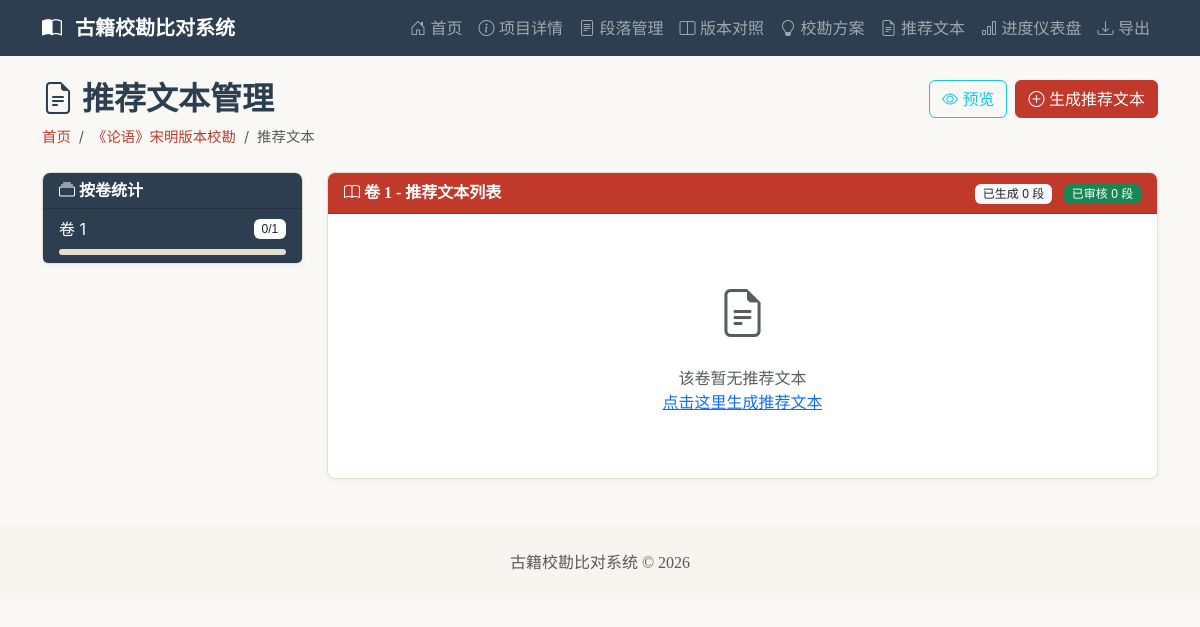
The app's page /projects/1/recommended?volume_no=1, older data.
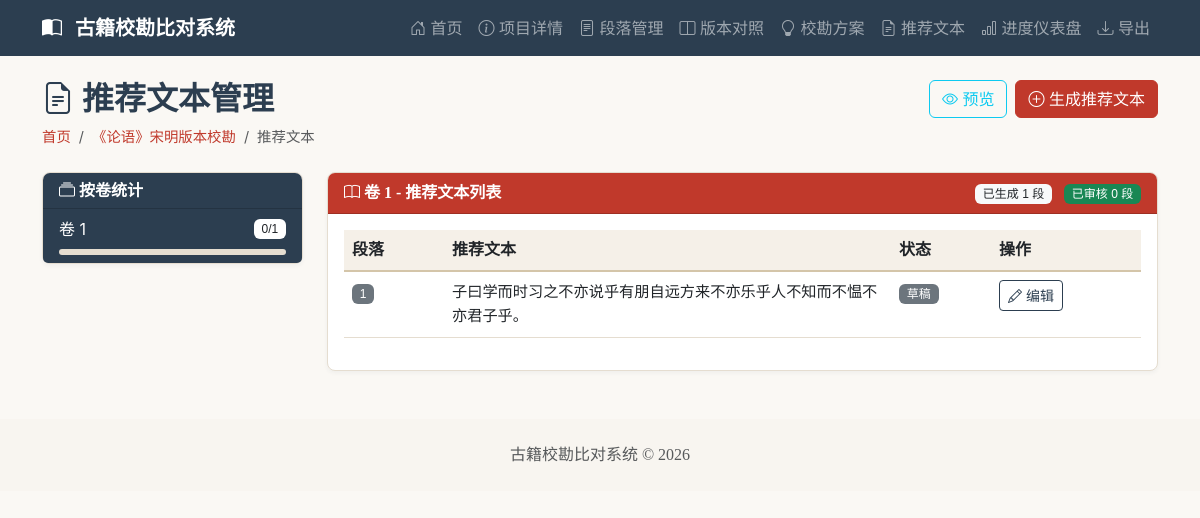
The same page, newer data.
### app/models.py (models this page shows)
class Project(Base):
    __tablename__ = "project"
    id = Column(Integer, primary_key=True, autoincrement=True)
    name = Column(String(255), nullable=False)
    description = Column(Text, nullable=True)
    book_title = Column(String(255), nullable=False)
    created_at = Column(DateTime, default=datetime.now)
    versions = relationship("Version", back_populates="project", cascade="all, delete-orphan")
    diffs = relationship("Diff", back_populates="project", cascade="all, delete-orphan")

class RecommendedText(Base):
    __tablename__ = "recommended_text"
    id = Column(Integer, primary_key=True, autoincrement=True)
    project_id = Column(Integer, ForeignKey("project.id", ondelete="CASCADE"), nullable=False)
    volume_no = Column(Integer, nullable=False)
    paragraph_no = Column(Integer, nullable=False)
    content = Column(Text, nullable=False)
    status = Column(String(20), default="draft")
    generated_by = Column(String(255), nullable=True)
    reviewed_by = Column(String(255), nullable=True)
    reviewed_at = Column(DateTime, nullable=True)
    base_version_id = Column(Integer, ForeignKey("version.id", ondelete="SET NULL"), nullable=True)
    created_at = Column(DateTime, default=datetime.now)
    updated_at = Column(DateTime, default=datetime.now, onupdate=datetime.now)
    __table_args__ = (UniqueConstraint("project_id", "volume_no", "paragraph_no", name="uq_project_volume_paragraph_recommended"),)
    project = relationship("Project")
    base_version = relationship("Version")
    evidences = relationship("RecommendedTextEvidence", back_populates="recommended_text", cascade="all, delete-orphan")

### app/routers/resolution.py (the view)
@router.get("/projects/{project_id}/recommended", response_class=HTMLResponse)
async def recommended_texts_page(
    request: Request,
    project_id: int,
    volume_no: Optional[int] = None,
    db: Session = Depends(get_db)
):
    project = crud.get_project(db, project_id)
    if not project:
        raise HTTPException(status_code=404, detail="项目不存在")
    versions = crud.get_versions_by_project(db, project_id)
    if not versions:
        raise HTTPException(status_code=400, detail="请先添加版本")
    base_version = versions[0]
    volumes = crud.get_volumes_by_version(db, base_version.id)
    volume_progress = crud.get_volume_progress(db, project_id)
    recommended_texts = []
    if volume_no is not None:
        recommended_texts = crud.get_recommended_texts_by_volume(db, project_id, volume_no)
    stats = crud.get_project_stats(db, project_id)
    return templates.TemplateResponse("recommended_texts.html", {
        "request": request,
        "project": project,
        "volumes": volumes,
        "selected_volume": volume_no,
        "volume_progress": volume_progress,
        "recommended_texts": recommended_texts,
        "base_version": base_version,
        "stats": stats
    })

### app/templates/recommended_texts.html (shortened to what this page needs)
{% extends "base.html" %}
{% block content %}
<div class="d-flex justify-content-between align-items-start mb-4">
    <div>
        <h2 style="color: #2c3e50;">
            <i class="bi bi-file-earmark-text"></i> 推荐文本管理
        </h2>
        <nav aria-label="breadcrumb">
            <ol class="breadcrumb mb-0">
                <li class="breadcrumb-item"><a href="/">首页</a></li>
                <li class="breadcrumb-item"><a href="/projects/{{ project.id }}">{{ project.name }}</a></li>
                <li class="breadcrumb-item active">推荐文本</li>
            </ol>
        </nav>
    </div>
    <div class="d-flex gap-2">
        <a href="/projects/{{ project.id }}/recommended/preview{% if selected_volume %}?volume_no={{ selected_volume }}{% endif %}"
           class="btn btn-outline-info">
            <i class="bi bi-eye"></i> 预览
        </a>
        <a href="/projects/{{ project.id }}/recommended/generate" class="btn btn-primary" style="background-color: #c0392b; border-color: #c0392b;">
            <i class="bi bi-plus-circle"></i> 生成推荐文本
        </a>
    </div>
</div>
<div class="row mb-4">
    <div class="col-md-3">
        <div class="card">
            <div class="card-header" style="background-color: #2c3e50; color: white;">
                <h6 class="mb-0"><i class="bi bi-collection"></i> 按卷统计</h6>
            </div>
            <div class="list-group list-group-flush">
                {% for vp in volume_progress %}
                <a href="/projects/{{ project.id }}/recommended?volume_no={{ vp.volume_no }}"
                   class="list-group-item list-group-item-action {% if selected_volume == vp.volume_no %}active{% endif %}"
                   style="{% if selected_volume == vp.volume_no %}background-color: #2c3e50; border-color: #2c3e50;{% endif %}">
                    <div class="d-flex justify-content-between align-items-center">
                        <span>卷 {{ vp.volume_no }}</span>
                        <span class="badge {% if selected_volume == vp.volume_no %}bg-white text-dark{% else %}bg-secondary{% endif %}">
                            {{ vp.reviewed_count }}/{{ vp.total_paragraphs }}
                        </span>
                    </div>
                    <div class="progress mt-2" style="height: 6px;">
                    </div>
                </a>
                {% endfor %}
            </div>
        </div>
    </div>
    <div class="col-md-9">
        <div class="card">
            <div class="card-header d-flex justify-content-between align-items-center" style="background-color: #c0392b; color: white;">
                <h6 class="mb-0">
                    {% if selected_volume %}
                    <i class="bi bi-book"></i> 卷 {{ selected_volume }} - 推荐文本列表
                    {% else %}
                    <i class="bi bi-info-circle"></i> 项目概览
                    {% endif %}
                </h6>
                <div>
                    <span class="badge bg-light text-dark">
                        已生成 {{ stats.recommended_paragraphs }} 段
                    </span>
                    <span class="badge bg-success ms-2">
                        已审核 {{ stats.reviewed_recommended }} 段
                    </span>
                </div>
            </div>
            <div class="card-body">
                {% if selected_volume %}
                    {% if recommended_texts %}
                    <div class="table-responsive">
                        <table class="table table-hover">
                            <thead>
                                <tr>
                                    <th width="100">段落</th>
                                    <th>推荐文本</th>
                                    <th width="100">状态</th>
                                    <th width="150">操作</th>
                                </tr>
                            </thead>
                            <tbody>
                                {% for rt in recommended_texts %}
                                <tr>
                                    <td><span class="badge bg-secondary">{{ rt.paragraph_no }}</span></td>
                                    <td>
                                        <div style="font-family: 'Noto Serif SC', serif; font-size: 0.95rem; line-height: 1.6; max-height: 3.2em; overflow: hidden; text-overflow: ellipsis; display: -webkit-box; -webkit-line-clamp: 2; -webkit-box-orient: vertical;">
                                            {{ rt.content }}
                                        </div>
                                    </td>
                                    <td>
                                        {% if rt.status == 'draft' %}
                                        <span class="badge bg-secondary">草稿</span>
                                        {% elif rt.status == 'reviewed' %}
                                        <span class="badge bg-success">已审核</span>
                                        {% else %}
                                        <span class="badge bg-info">{{ rt.status }}</span>
                                        {% endif %}
                                    </td>
                                    <td>
                                        <button class="btn btn-sm btn-outline-primary" type="button"
                                                data-bs-toggle="modal" data-bs-target="#editModal-{{ rt.id }}">
                                            <i class="bi bi-pencil"></i> 编辑
                                        </button>
                                    </td>
                                </tr>
                                {% endfor %}
                            </tbody>
                        </table>
                    </div>
                    {% else %}
                    <div class="text-center py-5 text-muted">
                        <i class="bi bi-file-earmark-text" style="font-size: 3rem;"></i>
                        <p class="mt-3 mb-0">该卷暂无推荐文本</p>
                        <p class="mb-0">
                            <a href="/projects/{{ project.id }}/recommended/generate?volume_no={{ selected_volume }}">
                                点击这里生成推荐文本
                            </a>
                        </p>
                    </div>
                    {% endif %}
                {% else %}
                <div class="text-center py-5 text-muted">
                    <i class="bi bi-arrow-left" style="font-size: 2rem;"></i>
                    <p class="mt-3 mb-0">请从左侧选择卷查看推荐文本</p>
                </div>
                {% endif %}
            </div>
        </div>
    </div>
</div>
{% endblock %}

### app/templates/base.html (shortened to what this page needs)
<!DOCTYPE html>
<html lang="zh-CN">
<head>
    <link href="https://cdn.jsdelivr.net/npm/bootstrap@5.3.0/dist/css/bootstrap.min.css" rel="stylesheet">
    <link rel="stylesheet" href="https://cdn.jsdelivr.net/npm/bootstrap-icons@1.11.0/font/bootstrap-icons.css">
    <link rel="stylesheet" href="/static/css/custom.css">
</head>
<body>
    <nav class="navbar navbar-expand-lg navbar-dark" style="background-color: #2c3e50;">
        <div class="container">
            <a class="navbar-brand" href="/">
                <i class="bi bi-book-half"></i>
                <span class="ms-2">古籍校勘比对系统</span>
            </a>
            <div class="collapse navbar-collapse" id="navbarNav">
                <ul class="navbar-nav ms-auto">
                    <li class="nav-item">
                        <a class="nav-link" href="/">
                            <i class="bi bi-house-door"></i> 首页
                        </a>
                    </li>
                    {% if project is defined and project %}
                    <li class="nav-item">
                        <a class="nav-link" href="/projects/{{ project.id }}">
                            <i class="bi bi-info-circle"></i> 项目详情
                        </a>
                    </li>
                    <li class="nav-item">
                        <a class="nav-link" href="/projects/{{ project.id }}/passages">
                            <i class="bi bi-file-text"></i> 段落管理
                        </a>
                    </li>
                    <li class="nav-item">
                        <a class="nav-link" href="/projects/{{ project.id }}/compare">
                            <i class="bi bi-layout-split"></i> 版本对照
                        </a>
                    </li>
                    <li class="nav-item">
                        <a class="nav-link" href="/projects/{{ project.id }}/proposals">
                            <i class="bi bi-lightbulb"></i> 校勘方案
                        </a>
                    </li>
                    <li class="nav-item">
                        <a class="nav-link" href="/projects/{{ project.id }}/recommended">
                            <i class="bi bi-file-earmark-text"></i> 推荐文本
                        </a>
                    </li>
                    <li class="nav-item">
                        <a class="nav-link" href="/projects/{{ project.id }}/dashboard">
                            <i class="bi bi-bar-chart"></i> 进度仪表盘
                        </a>
                    </li>
                    <li class="nav-item">
                        <a class="nav-link" href="/projects/{{ project.id }}/export">
                            <i class="bi bi-download"></i> 导出
                        </a>
                    </li>
                    {% endif %}
                </ul>
            </div>
        </div>
    </nav>
    <div class="container mt-4">
        {% block content %}{% endblock %}
    </div>
    <footer class="mt-5 py-4 text-center text-muted" style="background-color: #f8f5f0;">
        <div class="container">
            <p class="mb-0">古籍校勘比对系统 &copy; 2026</p>
        </div>
    </footer>
</body>
</html>

### static/css/custom.css (style rules this page uses)
body { font-family: 'Noto Sans SC', -apple-system, BlinkMacSystemFont, 'Segoe UI', sans-serif; background-color: #faf8f4; color: #2c3e50; min-height: 100vh; }
h1, h2, h3, h4, h5, h6 { font-family: 'Noto Serif SC', serif; font-weight: 600; }
.navbar-brand { font-family: 'Noto Serif SC', serif; font-weight: 700; font-size: 1.25rem; }
.card { border-radius: 8px; border: 1px solid #e5ddd0; box-shadow: 0 2px 4px rgba(44, 62, 80, 0.05); transition: box-shadow 0.3s ease; }
.card-header { border-radius: 7px 7px 0 0 !important; font-family: 'Noto Serif SC', serif; }
.btn-primary { background-color: #c0392b; border-color: #c0392b; transition: all 0.3s ease; }
.btn-outline-primary { color: #2c3e50; border-color: #2c3e50; }
.progress { background-color: #e5ddd0; border-radius: 10px; }
.list-group-item { border-color: #e5ddd0; background-color: #fff; }
.badge { font-family: 'Noto Sans SC', sans-serif; font-weight: 500; }
footer { font-family: 'Noto Serif SC', serif; margin-top: auto; }
.table { border-color: #e5ddd0; }
.table th { font-family: 'Noto Serif SC', serif; font-weight: 600; background-color: #f5f0e8; border-bottom: 2px solid #d4c5a9; }
.table td { border-color: #e5ddd0; }
.breadcrumb { font-size: 0.9rem; }
.breadcrumb a { color: #c0392b; text-decoration: none; }

Row changes from the older to the newer data that the page shows:
added RecommendedText: paragraph_no "1", content "子曰学而时习之不亦说乎有朋自远方来不亦乐乎人不知而不愠不亦君子乎。", status "草稿"
Text that changed along with them:
{{ stats.recommended_paragraphs }}: "0" → "1"
text no longer shown: "该卷暂无推荐文本 点击这里生成推荐文本"
text now shown: "段落 推荐文本 状态 操作"
